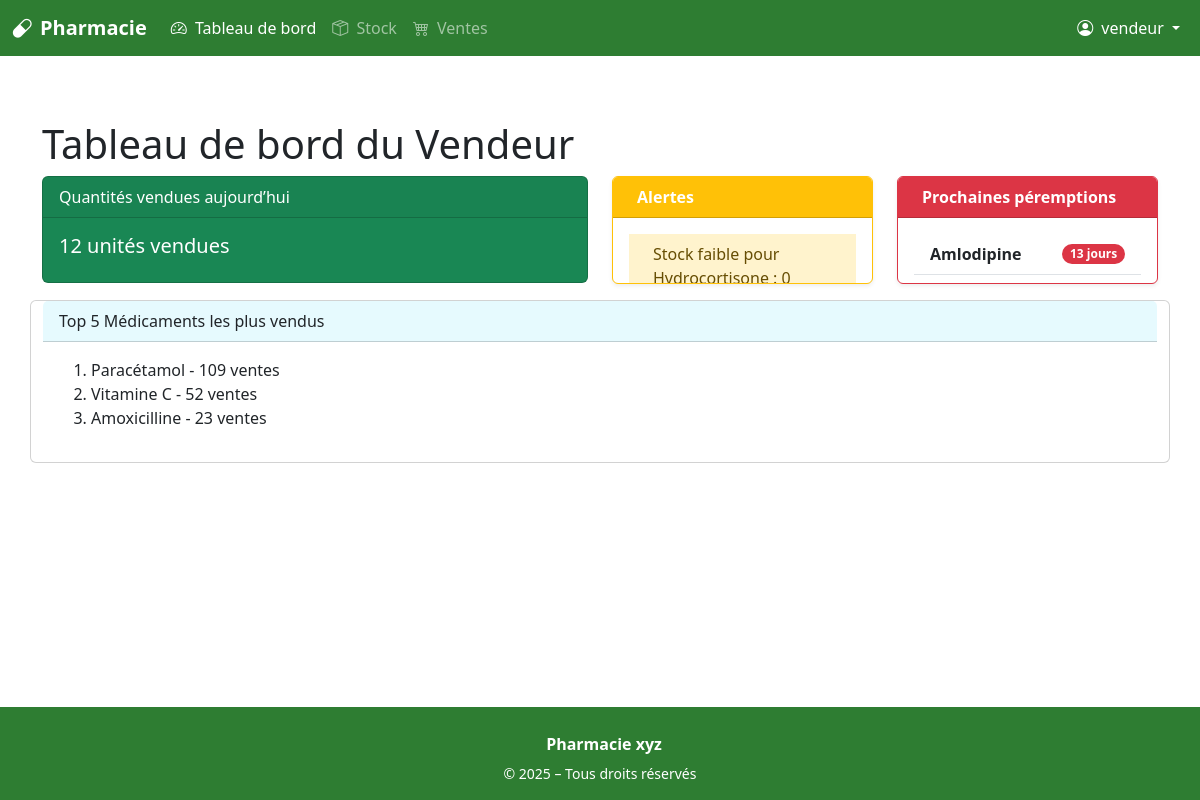
The page /dashboard (signed in) on the database its author committed.
### app/models.py (models this page shows, shortened)
class User(UserMixin, db.Model):
    id = db.Column(db.Integer, primary_key=True)
    username = db.Column(db.String(80), unique=True, nullable=False)
    password = db.Column(db.String(200), nullable=False)
    role = db.Column(db.String(20), nullable=False)  # admin, pharmacien, vendeur...
    is_active = db.Column(db.Boolean, default=True)
    last_login = db.Column(db.DateTime, nullable=True)
    sales = db.relationship('Sale', back_populates='user')

class Drug(db.Model):
    id = db.Column(db.Integer, primary_key=True)
    name = db.Column(db.String(100), nullable=False)
    unit = db.Column(db.String(30))  # comprimé, flacon, etc.
    price = db.Column(db.Float, nullable=False)
    expiration_date = db.Column(db.Date, nullable=False)
    commentaire = db.Column(db.Text, nullable=True)
    category_id = db.Column(db.Integer, db.ForeignKey('category.id'), nullable=True)
    category = db.relationship('Category', back_populates='drugs')
    sales = db.relationship('SaleItem', back_populates='drug')
    losses = db.relationship('LossRecord', back_populates='drug')
    purchase_items = db.relationship('PurchaseItem', back_populates='drug')
    def current_stock(self):
        purchased = sum(item.quantity for item in self.purchase_items)
        sold = sum(s.net_quantity_sold for s in self.sales)
        lost = sum(l.quantity for l in self.losses)
        return purchased - sold - lost

### app/routes/dashboard.py (the view)
@bp.route('/dashboard')
@login_required
def dashboard():
    total_stock = sum(drug.current_stock() for drug in Drug.query.all())
    today_start = datetime.combine(datetime.utcnow().date(), datetime.min.time())
    today_end = today_start + timedelta(days=1)
    sales_today = Sale.query.options(joinedload(Sale.items))\
        .filter(Sale.date >= today_start, Sale.date < today_end).all()
    ventes_du_jour = sum(item.quantity for sale in sales_today for item in sale.items)
    today = datetime.utcnow().date()
    near_expiry = []
    for drug in Drug.query.all():
        if drug.expiration_date:
            days_left = (drug.expiration_date - today).days
            if 0 <= days_left <= 30:
                near_expiry.append((drug, days_left))
    near_expiry.sort(key=lambda x: x[1])
    purchases_today = Purchase.query.filter(Purchase.purchase_date >= today_start,
                                            Purchase.purchase_date < today_end).all()
    ca_achats = sum(p.total_amount for p in purchases_today)
    ca_ventes = sum(sale.total_amount for sale in sales_today)
    payments_today = Payment.query.filter(Payment.payment_date >= today_start,
                                          Payment.payment_date < today_end).all()
    ca_payments = sum(p.amount_paid for p in payments_today)
    returns_today = (db.session.query(func.sum(ReturnRecord.quantity * SaleItem.unit_price))
                     .join(SaleItem, ReturnRecord.sale_item_id == SaleItem.id)
                     .join(Sale, SaleItem.sale_id == Sale.id)
                     .filter(Sale.date >= today_start, Sale.date < today_end)
                     .scalar() or 0)
    loss_today = (db.session.query(func.sum(LossRecord.quantity))
                  .filter(LossRecord.date >= today_start, LossRecord.date < today_end)
                  .scalar() or 0)
    top5_meds = defaultdict(int)
    all_sales = Sale.query.options(joinedload(Sale.items)).all()
    for sale in all_sales:
        for item in sale.items:
            top5_meds[item.drug.name] += item.quantity
    top5_meds = sorted(top5_meds.items(), key=lambda x: x[1], reverse=True)[:5]
    ca_par_heure = defaultdict(float)
    for sale in all_sales:
        heure = sale.date.replace(minute=0, second=0, microsecond=0)
        ca_par_heure[heure] += sale.total_amount
    heures_tries = sorted(ca_par_heure.keys())
    labels = [h.strftime("%H:%M") for h in heures_tries]
    cumul = 0
    data = []
    for h in heures_tries:
        cumul += ca_par_heure[h]
        data.append(cumul)
    today = datetime.utcnow()
    start_of_week = today - timedelta(days=today.weekday())
    end_of_week = start_of_week + timedelta(days=7)
    results = (
        Sale.query
        .join(Sale.items)
        .with_entities(
            extract('dow', Sale.date).label('day_of_week'),
            func.sum(SaleItem.quantity).label('total_units'),
            func.sum(SaleItem.quantity * SaleItem.unit_price).label('total_revenue')
        )
        .filter(Sale.date >= start_of_week, Sale.date < end_of_week)
        .group_by('day_of_week')
        .all()
    )
    weekly_sales = [0] * 7
    weekly_revenue = [0.0] * 7
    for day, units, revenue in results:
        index = (int(day) - 1) % 7
        weekly_sales[index] = int(units)
        weekly_revenue[index] = float(revenue)
    weekly_labels = ['Lun', 'Mar', 'Mer', 'Jeu', 'Ven', 'Sam', 'Dim']
    loss_reasons = get_frequent_loss_reasons()
    active_users = get_active_users_by_sales(days=7)
    alerts.clear()  # Vider les alertes à chaque appel
    for drug in Drug.query.all():
        stock = drug.current_stock()
        if stock <= LOW_STOCK_THRESHOLD:
            msg = f"Stock faible pour {drug.name} : {stock} unités restantes."
            add_alert(msg)
    PERTE_ELEVEE_SEUIL = 10
    if loss_today > PERTE_ELEVEE_SEUIL:
        msg = f"Pertes élevées aujourd’hui : {loss_today} unités perdues."
        add_alert(msg)
    common_data = dict(
        total_stock=total_stock,
        ventes_du_jour=ventes_du_jour,
        alerts=alerts,
        sales_labels=labels,
        sales_data=data,
        near_expiry=near_expiry,
        top5_meds=top5_meds,
        weekly_sales_labels=weekly_labels,
        weekly_sales_data=weekly_sales,
        weekly_revenue_data=weekly_revenue,
        ca_achats=ca_achats,
        ca_ventes=ca_ventes,
        ca_payments=ca_payments,
        returns_today=returns_today,
        loss_today=loss_today,
        loss_reasons=loss_reasons
    )
    if current_user.role == 'admin':
        return render_template('dashboards/admin_dashboard.html', active_users=active_users, **common_data)
    elif current_user.role == 'pharmacien':
        return render_template('dashboards/pharmacien_dashboard.html', **common_data)
    elif current_user.role == 'vendeur':
        return render_template('dashboards/vendeur_dashboard.html', **common_data)
    else:
        flash("Rôle inconnu ou non autorisé", "danger")
        return redirect(url_for('logout'))

### app/models.py (called while the page is built)
    @property
    def total_amount(self):
        return sum(item.total_price for item in self.items)

    @property
    def total_price(self):
        return self.quantity * self.unit_price

    @property
    def net_quantity_sold(self):
        returned_qty = sum(r.quantity for r in self.returns)
        return self.quantity - returned_qty

    @property
    def total_amount(self):
        return sum(item.total_price for item in self.items or [])

    @property
    def total_price(self):
        return self.quantity * self.unit_price

### app/routes/auth.py (called while the page is built)
@login_manager.user_loader
def load_user(user_id):
    return User.query.get(int(user_id))

### app/routes/dashboard.py (called while the page is built)
def add_alert(msg):
    alerts.append(msg)
    socketio.emit('new_alert', {'message': msg})

def get_frequent_loss_reasons(limit=5):
    results = (
        db.session.query(LossRecord.reason, func.count(LossRecord.id).label('count'))
        .group_by(LossRecord.reason)
        .order_by(func.count(LossRecord.id).desc())
        .limit(limit)
        .all()
    )
    return results

def get_active_users_by_sales(days=7):
    since_date = datetime.utcnow() - timedelta(days=days)
    users = (
        User.query
        .join(Sale)
        .filter(Sale.date >= since_date)
        .options(joinedload(User.sales))
        .distinct()
        .all()
    )
    return users

### app/templates/dashboards/vendeur_dashboard.html (shortened to what this page needs)
{% extends "base.html" %}
{% block content %}
<h1>Tableau de bord du Vendeur</h1>
<div class="row mb-4">
  <div class="col-md-6">
    <div class="card text-white bg-success mb-3">
      <div class="card-header"> Quantités vendues aujourd’hui</div>
      <div class="card-body">
        <h5 class="card-title">{{ ventes_du_jour }} unités vendues</h5>
      </div>
    </div>
  </div>
  <div class="col-md-3">
  <div class="card border-warning mb-3 shadow-sm">
    <div class="card-header bg-warning text-white d-flex align-items-center">
      <strong>Alertes</strong>
    </div>
    <div class="card-body" id="alerts" style="max-height: 65px; overflow-y: auto;">
      {% if alerts %}
        <ul class="list-group list-group-flush">
          {% for alert in alerts %}
          <li class="list-group-item list-group-item-warning d-flex align-items-center">
            <span>{{ alert }}</span>
          </li>
          {% endfor %}
        </ul>
      {% else %}
        <p class="text-muted mb-0 fst-italic text-center">Aucune alerte pour le moment.</p>
      {% endif %}
    </div>
  </div>
</div>
<div class="col-md-3">
  <div class="card border-danger mb-3 shadow-sm">
    <div class="card-header bg-danger text-white d-flex align-items-center">
      <strong>Prochaines péremptions</strong>
    </div>
    <div class="card-body" style="max-height: 65px; overflow-y: auto;">
      {% if near_expiry %}
        <ul class="list-group list-group-flush">
          {% for drug, days_left in near_expiry %}
            <li class="list-group-item d-flex justify-content-between align-items-center">
              <span><strong>{{ drug.name }}</strong></span>
              <span class="badge bg-danger rounded-pill">{{ days_left }} jours</span>
            </li>
          {% endfor %}
        </ul>
      {% else %}
        <p class="text-muted mb-0 fst-italic text-center">Aucune alerte de péremption</p>
      {% endif %}
    </div>
  </div>
</div>
<div class="card mb-4">
  <div class="card-header bg-info bg-opacity-10"> Top 5 Médicaments les plus vendus</div>
  <div class="card-body">
    <ol>
      {% for drug_name, qty in top5_meds %}
        <li>{{ drug_name }} - {{ qty }} ventes</li>
      {% else %}
        <li>Aucune donnée disponible</li>
      {% endfor %}
    </ol>
  </div>
</div>
{% endblock %}

### app/templates/base.html (shortened to what this page needs)
<!DOCTYPE html>
<html lang="fr">
<head>
    <link href="https://cdn.jsdelivr.net/npm/bootstrap@5.3.3/dist/css/bootstrap.min.css" rel="stylesheet" />
    <link href="https://cdn.jsdelivr.net/npm/bootstrap-icons@1.11.1/font/bootstrap-icons.css" rel="stylesheet">
</head>
<body>
<nav class="navbar navbar-expand-lg navbar-dark" style="background-color: #2e7d32;">
  <div class="container-fluid">
    <a class="navbar-brand fw-bold" href="{{ url_for('dashboard.dashboard') }}">
      <i class="bi bi-capsule me-2"></i>Pharmacie
    </a>
    <div class="collapse navbar-collapse" id="navMenu">
      {% if current_user.is_authenticated %}
      <ul class="navbar-nav me-auto mb-2 mb-lg-0">
        <li class="nav-item">
          <a class="nav-link {% if request.endpoint == 'dashboard.dashboard' %}active{% endif %}" href="{{ url_for('dashboard.dashboard') }}">
            <i class="bi bi-speedometer2 me-1"></i> Tableau de bord
          </a>
        </li>
        <li class="nav-item">
          <a class="nav-link {% if request.endpoint == 'drug.list_drugs' %}active{% endif %}" href="{{ url_for('drug.list_drugs') }}">
            <i class="bi bi-box-seam me-1"></i> Stock
          </a>
        </li>
        <li class="nav-item">
          <a class="nav-link {% if request.endpoint == 'sale.list_sales' %}active{% endif %}" href="{{ url_for('sale.list_sales') }}">
            <i class="bi bi-cart4 me-1"></i> Ventes
          </a>
        </li>
      </ul>
      <ul class="navbar-nav ms-auto align-items-center">
        <li class="nav-item dropdown">
          <a class="nav-link dropdown-toggle text-white" href="#" id="userDropdown" role="button" data-bs-toggle="dropdown" aria-expanded="false">
            <i class="bi bi-person-circle me-1"></i> {{ current_user.username }}
          </a>
        </li>
      </ul>
      {% endif %}
    </div>
  </div>
</nav>
<main class="flex-grow-1 py-4">
    <div class="container mt-4">
        {% block content %}{% endblock %}
    </div>
</main>
  {% include 'footer.html' %}
</body>
</html>

### app/templates/base.html (style rules this page uses)
html, body { height: 100%; }
body { display: flex; flex-direction: column; }
main { flex: 1; }

### rows shown on the page
User: username "vendeur"
Drug: name "Amlodipine", days_left "13"
Drug: name "Paracétamol", qty "109"
Drug: name "Vitamine C", qty "52"
Drug: name "Amoxicilline", qty "23"

### other values the page prints
{{ ventes_du_jour }} "12"
{{ alert }} "Stock faible pour…"
